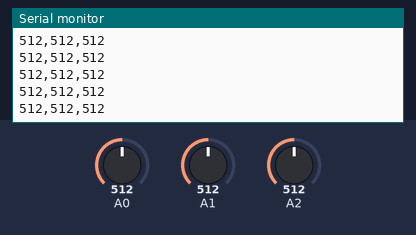
The sketch below on a simulated Arduino Uno, built with avr-gcc and run on an emulated ATmega328P. Parts: the last lines printed to the serial monitor. The inputs (shaded band) are chosen by the test bench; at power-on: A1 = 512, A0 = 512, A2 = 512.

Above: at 2.7 s.
2.8 s: A1 set to 988
At 2.86 s:
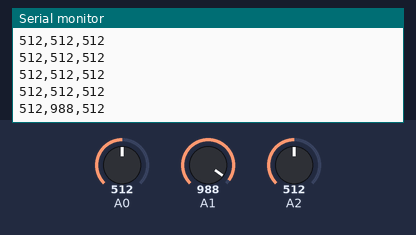
5.8 s: A1 set to 1015
At 5.81 s:
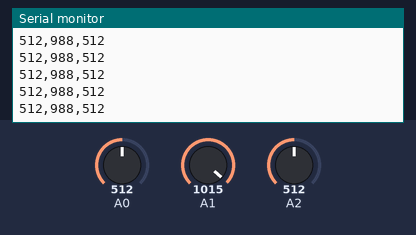
Timing chart, 0 to 8.8 s (numbered marks = the images above; inputs shaded):
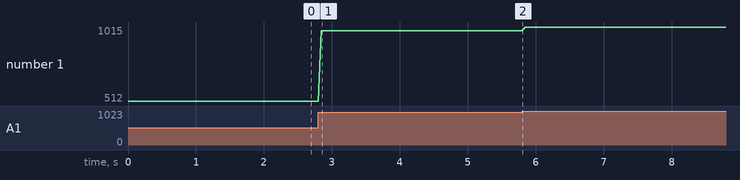

The sketch:

EMGSensorCollection.ino
```cpp
/* EMG Sensor Test - Kara Schuler
   Last updated 1/11/2025

EMG sensors should be connected to pins A0, A1, A2

Open the Serial Plotter (Tools > Serial Plotter)
  value 1 = A0
  value 2 = A1
  value 3 = A2

Based on Arduino Example 1: Analog Read - Single Sensor: https://learn.sparkfun.com/tutorials/getting-started-with-the-myoware-20-muscle-sensor-ecosystem/arduino-example-1-analog-read---single-sensor
*/

void setup()
{
  Serial.begin(9600);
}

void loop()
{
  // read voltage from the three sensors
  int a0v0 = analogRead(A0);
  int a1v0 = analogRead(A1);
  int a2v0 = analogRead(A2);

  Serial.print(a0v0); Serial.print(",");
  Serial.print(a1v0); Serial.print(",");
  Serial.println(a2v0);

  delay(50); // to avoid overloading the serial terminal
}
```

Measured:
- after the input at 2.8 s, the serial monitor: prints a new line after 0.05 s (image 1)
- plotted number 1: 512 → 988 after the input at 2.8 s, 988 → 1015 after the input at 5.8 s
